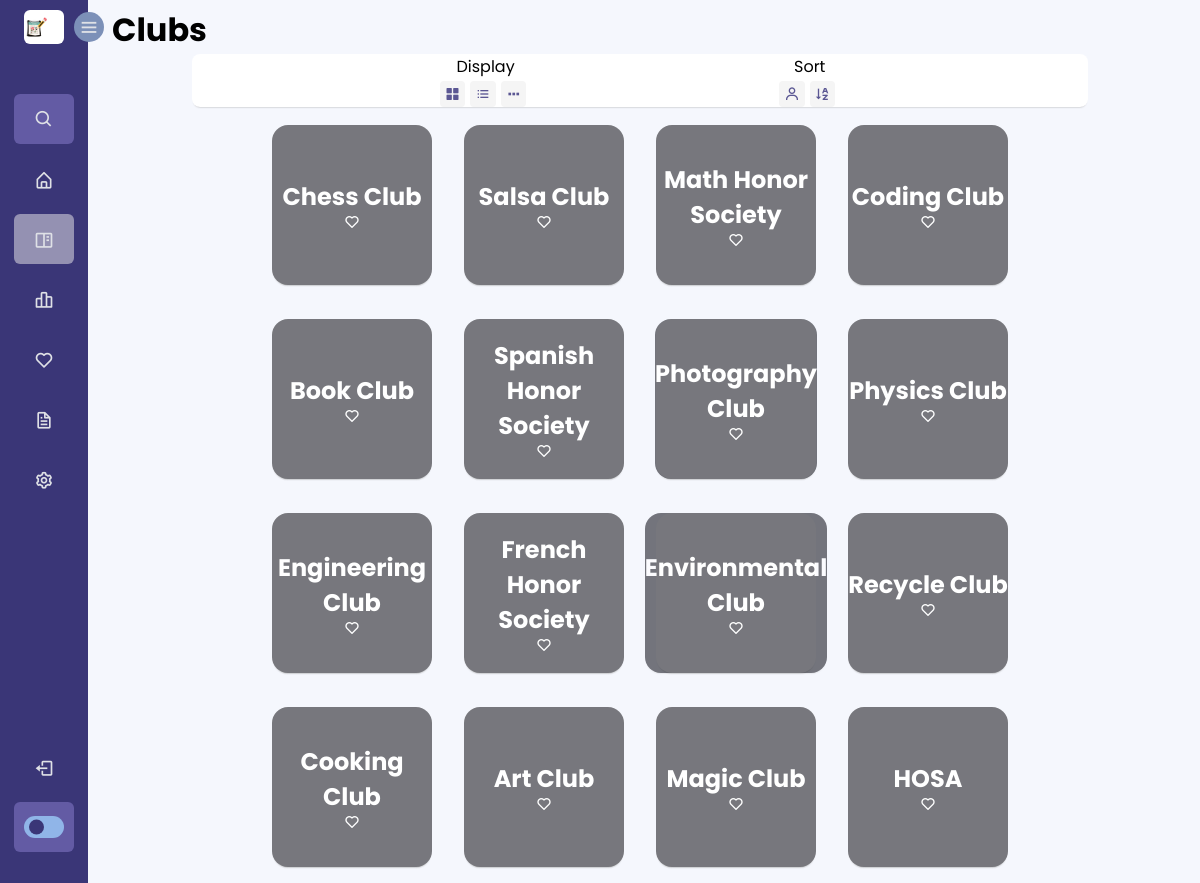
The page /management/all_clubs on the database its author committed.
### management/models.py (models this page shows, shortened)
class Club(models.Model):
    name = models.CharField(max_length=80)
    description = models.TextField()
    participants = models.ManyToManyField(User, related_name="participants")
    members = models.ManyToManyField(User,  related_name="members")
    sponsors = models.ManyToManyField(User,  related_name="sponsors")
    officers = models.ManyToManyField(User,  related_name="officers")
    document_descriptions = models.ForeignKey(Document, blank=True, null=True, default=None,
                                              on_delete=models.SET_DEFAULT,
                                              related_name="document_descriptions")
    document_forms = models.ForeignKey(Document, blank=True, null=True, default=None, on_delete=models.SET_DEFAULT,
                                       related_name="document_forms")
    document_files = models.ForeignKey(Document, blank=True, null=True, default=None, on_delete=models.SET_DEFAULT,
                                       related_name="document_files")
    club_primary_image = models.ImageField(upload_to='images/', null=True, blank=True,
                                           verbose_name='club_primary_image')
    club_secondary_image = models.ImageField(upload_to='images/', null=True, blank=True,
                                             verbose_name='club_secondary_image')

### management/views.py (the view)
# urls.py: path('all_clubs', views.all_clubs, name='all_clubs'),
def all_clubs(request):
    clubs = Club.objects.all()
    return render(request, 'management/all_clubs.html', {
        'clubs': clubs,
        "navbar": "all_clubs",
    })

### management/templates/management/all_clubs.html (shortened to what this page needs)
{% extends 'management/user_account_layout.html' %}
{% load static %}
    {% block css %}
        <link rel="stylesheet"  href="{% static 'management/styles/all-clubs.css' %}">
        <link rel="stylesheet"  href="{% static 'management/styles/my_clubs.css' %}">
    {% endblock %}
    {% block body_in %}
        <div class="title">
            <div>
                <h1>Clubs</h1>
            </div>
        </div>
        <div class="all-clubs-tab-content-container">
            <div class="club-list-manager">
                <div class="display-type-container">
                    <div class="display-type-title">
                        <label>Display</label>
                    </div>
                    <div class="display-type">
                     <a title="grid" class="clickable-item grid-display">
                        <i class='bx bxs-grid-alt'></i>
                    </a>
                    <a title="list" class="clickable-item list-display">
                        <i class='bx bx-list-ul' ></i>
                    </a>
                    <a title="full" class="clickable-item full-list-display">
                        <i class='bx bx-dots-horizontal'></i>
                    </a>
                    </div>
                </div>
                <div class="sort-type-container">
                    <div class="sort-type-title">
                        <label>Sort</label>
                    </div>
                     <div class="sort-type">
                        <a title="participants" class="clickable-item member-amount-sort">
                            <i class='bx bx-user'></i>
                        </a>
                        <a title="alphabetical" class="clickable-item alphabetical-sort">
                            <i class='bx bx-sort-a-z' ></i>
                        </a>
                    </div>
                </div>
            </div>
            <div class="club-list-grid-display">
                {% if clubs.count != 0 %}
                     {% for club in clubs %}
                         <a href="#" class="clickable-club-item">
                             <div class="club-item" style="background-image: url(
                                     {% if club.club_primary_image %}
                                        {{ club.club_primary_image.url }}
                                     {% else %}
                                       /media/images/microsoft-365-hC_796Wu-VY-unsplash.jpg
                                     {% endif %})">
                                 <div class="club-item-dimmed-layer">
                                     <div>
                                         <h2 class="club-item-name">{{ club.name }}</h2>
                                     </div>
                                    <div>
                                        <i class='bx bx-heart club-item-favorite-icon'></i>
                                    </div>
                                 </div>
                            </div>
                        </a>
                    {% endfor %}
                {% else %}
                    <h1>There are no clubs currently</h1>
                {% endif %}
            </div>
            </div>
        </div>
    {% endblock %}

### management/static/management/styles/user_account_nav.css (style rules this page uses)
* { margin: 0; padding: 0; box-sizing: border-box; font-family: 'Poppins', sans-serif; }
body { min-height: 100vh; background-color: var(--body-color); transition: var(--tran-05); }
.title { margin-left:2rem; }

### management/static/management/styles/base.css (style rules this page uses)
a { text-decoration:none; color:#5b5793; }
.clickable-club-item { text-decoration: none; color:black; }
.club-item { box-shadow: 0 2px 2px -2px #999; background-color: white; display: flex; justify-content: center; align-items: center; border-radius: 1rem; height: 10rem; width: 10rem; margin: 1rem; object-fit: contain; background-size: cover; background-repeat: no-repeat; max-width: 100%; animation: selectable-image-animation; transition-duration: 0.5s; }
.club-item-dimmed-layer { display: flex; flex-direction:column; justify-content: center; align-items: center; text-align:center; background-color: #1d1e27; opacity:0.6; color:white; height: 10rem; width: 15rem; border-radius: 1rem; box-shadow: 0 2px 2px -2px #999; }

### management/static/management/styles/all-clubs.css (style rules this page uses)
.all-clubs-tab-content-container { width:100%; display: flex; flex-direction: column; align-items: center; }
.club-list-manager { background-color: #ffffff; display: flex; justify-content: space-evenly; align-items: center; border-radius: 0.5rem; width:80%; box-shadow: 0 2px 2px -2px #999; }
a { position: relative; display: inline-block; margin-top: 2px; }
.sort-type-container { display: flex; flex-direction: column; }
.display-type-container { display: flex; flex-direction: column; }
.display-type-title { display: flex; justify-content: center; }
.sort-type-title { display: flex; justify-content: center; }
.sort-type { display: flex; justify-content: space-evenly; }
.display-type { display: flex; justify-content: space-evenly; }
.clickable-item { padding:0.3rem; background-color: #f5f5f5; border-radius: 0.25rem; margin-right: 5px; }
.club-list-grid-display { width:80%; display: flex; justify-content:center; flex-wrap: wrap; }

### rows shown on the page
Club: name "Chess Club"
Club: name "Salsa Club"
Club: name "Math Honor Society"
Club: name "Coding Club"
Club: name "Book Club"
Club: name "Spanish Honor Society"
Club: name "Photography Club"
Club: name "Physics Club"
Club: name "Engineering Club"
Club: name "French Honor Society"
Club: name "Environmental Club"
Club: name "Recycle Club"
Club: name "Cooking Club"
Club: name "Art Club"
Club: name "Magic Club"
Club: name "HOSA"
